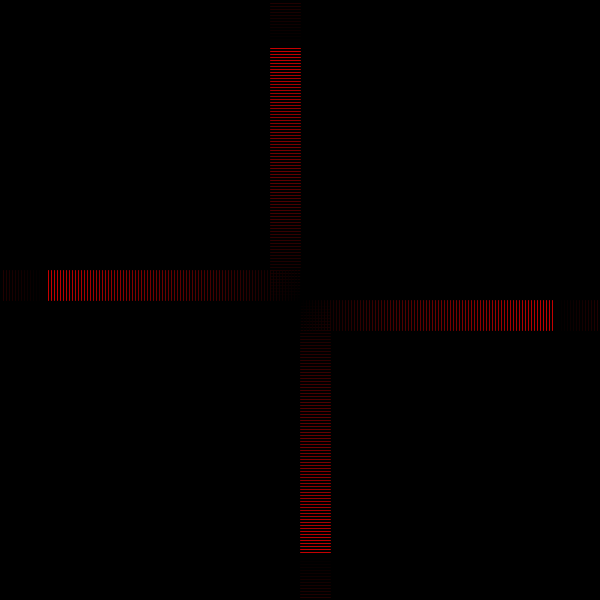
Frame 1 (no input)
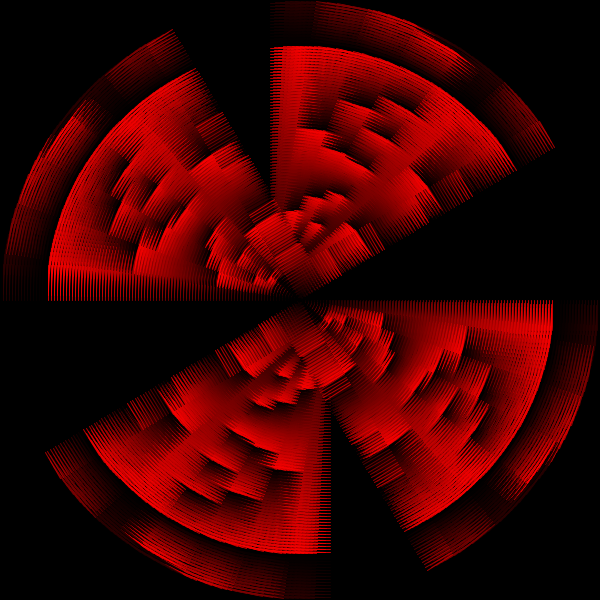
Frame 60 (the mouse pressed at the canvas centre just before this capture)
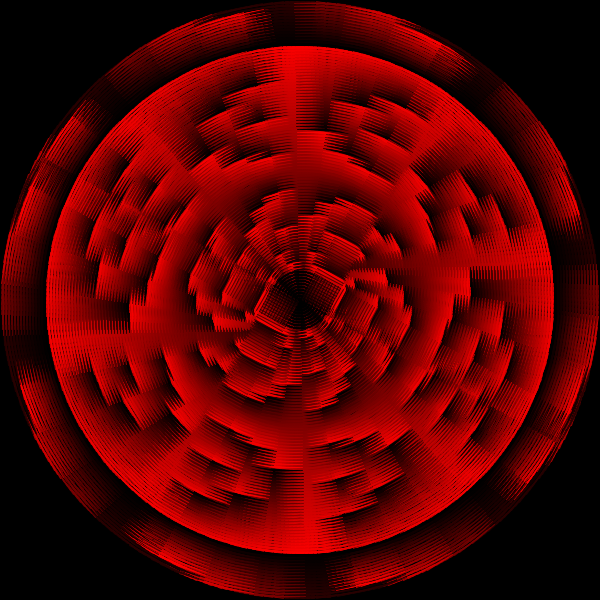
Frame 120 (the mouse held since frame 60 and released just before this capture)

The Processing sketch that drew these frames (run headless with seeded random() and noise(); from frame 60 on, the mouse is pressed at the canvas centre):

// Processing sketch: processing_55974
// ── processing_55974.pde

float t = 0;
int s = 1;
void setup() {
  size(600, 600);
  smooth();
  background(0);
}

void draw() {

  //  fill(0, 10);
  //  rect(0, 0, width, height);

  if ( frameCount %10 == 0) {
    s += 2;
  }
  if ( s >= 8) {
    s = 1;
  } 

  //  int ny = (mouseY%20)+5;
  translate(width/2, height/2);

  int ny = 200;
  int dy = height/ny;

  //  int nx = (mouseX%20)+5;
  int nx = 200;
  int dx = width/nx;

  rotate(radians(t));

  if (radians(t) <= 3*(PI/2)) {
    
    for ( int i = 0; i < height/2; i += dy) { 
      stroke(s*i%255,0,0, 200); 
      //    line(0, i, width, i);
      line(0, i, width/20, i);
      line(0, -i, -width/20, -i);
      //    point(0,i);
      //    point(width,i);
    }

    for ( int i = 0; i < width/2; i += dx) { 
      stroke(s*i%255,0,0, 200); 
      //    line(i, 0, i, height);
      line(i, 0, i, height/20);
      line(-i, 0, -i, -height/20);

      //    point(i,0);
      //    point(0,i);
      //    point(height,i);
    }
   t += 1;
  }
}
